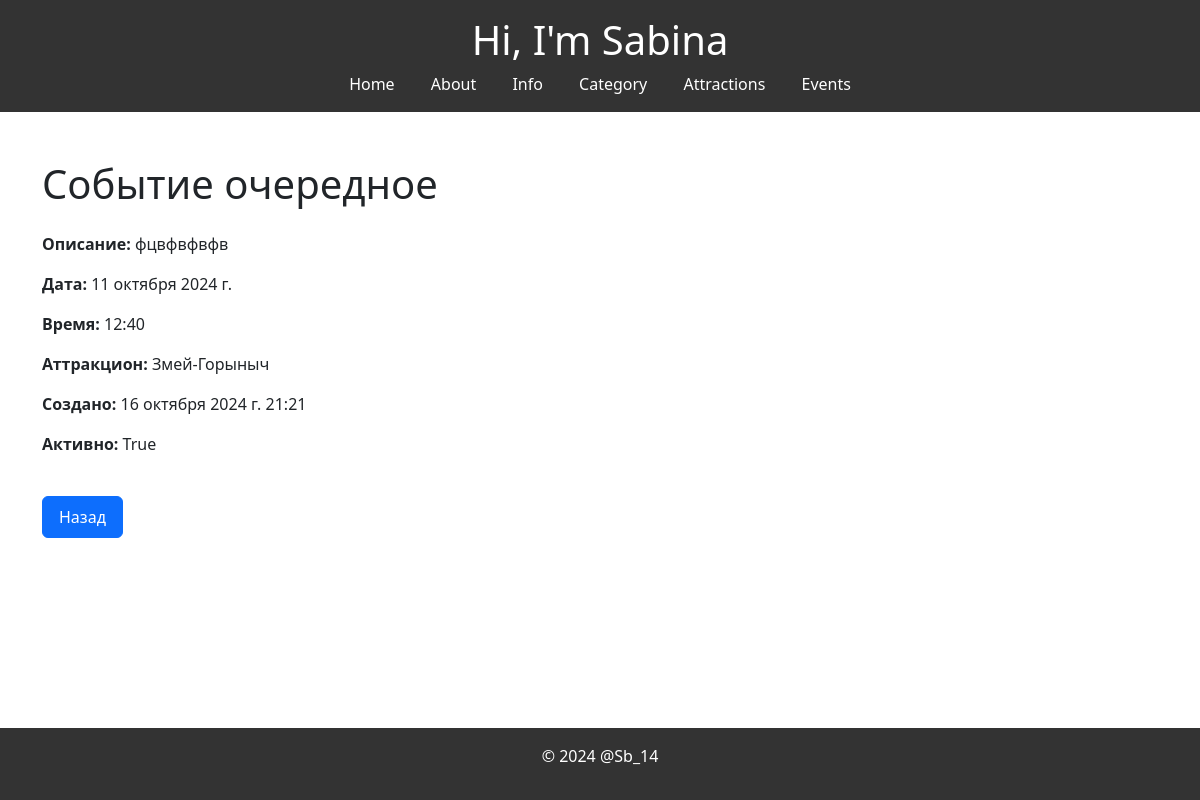
The app's page /events/6/ with its own data.
### myapp/models.py (models this page shows, shortened)
class Event(models.Model):
    name = models.CharField(max_length=100, verbose_name='Название')
    description = models.TextField(verbose_name='Описание')
    date = models.DateField(verbose_name='Дата')
    time = models.TimeField(verbose_name='Время')
    attraction = models.ForeignKey(Attraction, on_delete=models.CASCADE, verbose_name='Достопримечательность')
    created_at = models.DateTimeField(auto_now_add=True, verbose_name='Дата создания')
    is_active = models.BooleanField(default=True, verbose_name='Активно')
    class Meta:
        verbose_name = 'Событие'
        verbose_name_plural = 'События'

class Attraction(models.Model):
    name = models.CharField(max_length=100, verbose_name='Название')
    description = models.TextField(verbose_name='Описание')
    price = models.DecimalField(max_digits=10, decimal_places=2, verbose_name='Цена')
    category = models.ForeignKey(Category, on_delete=models.CASCADE, verbose_name='Категория')
    created_at = models.DateTimeField(auto_now_add=True, verbose_name='Дата создания')
    photo = models.ImageField(upload_to='attractions/', null=True, blank=True, verbose_name='Фото')
    class Meta:
        verbose_name = 'Аттракцион'
        verbose_name_plural = 'Аттракционы'

### myapp/views.py (the view)
# urls.py: path('events/<int:pk>/', views.event_detail, name='event_detail'),
def event_detail(request, pk):
    event = get_object_or_404(Event, pk=pk)
    return render(request, 'myapp/event_detail.html', {'event': event})

### myapp/templates/myapp/event_detail.html (shortened to what this page needs)
{% extends 'myapp/layout.html' %}
{% load static %}
{% block body %}
{% include 'myapp/header.html' %}
<div class="container mt-5">
    <h1 class="mb-4">{{ event.name }}</h1>
    <p><strong>Описание:</strong> {{ event.description }}</p>
    <p><strong>Дата:</strong> {{ event.date }}</p>
    <p><strong>Время:</strong> {{ event.time }}</p>
    <p><strong>Аттракцион:</strong> {{ event.attraction.name }}</p>
    <p><strong>Создано:</strong> {{ event.created_at }}</p>
    <p><strong>Активно:</strong> {{ event.is_active }}</p>
    <a href="{% url 'event_list' %}" class="btn btn-primary mt-4">Назад</a>
</div>
{% endblock %}

### myapp/static/myapp/css/styles.css (style rules this page uses)
html, body { height: 100%; margin: 0; padding: 0; font-family: Arial, sans-serif; background-color: #f4f4f4; }
body { display: flex; flex-direction: column; min-height: 100vh; }
.container { flex-direction: column; margin-top: 20px; }
.container a { display: inline-block; width: auto; padding: 0.5em 1em; text-align: center; white-space: nowrap; }

### records on screen
Event: name "Событие очередное", description "фцвфвфвфв", date "11 октября 2024 г.", time "12:40", attraction.name "Змей-Горыныч", created_at "16 октября 2024 г. 21:21", is_active "True"
